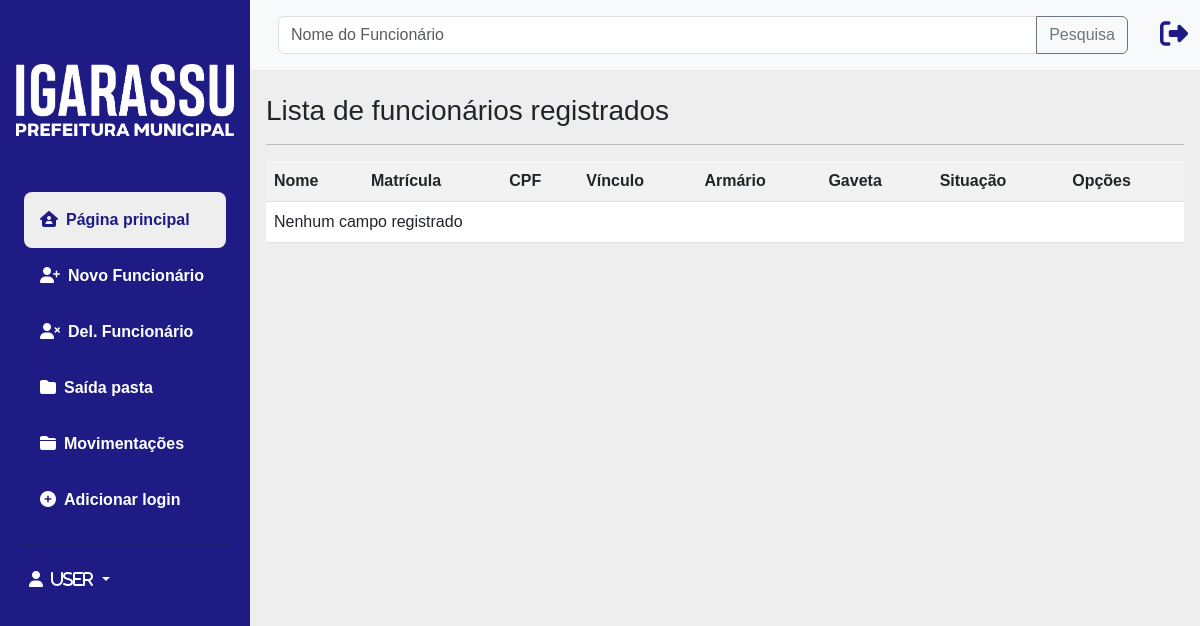
Before: /listar/funcionario/ with the older database file.
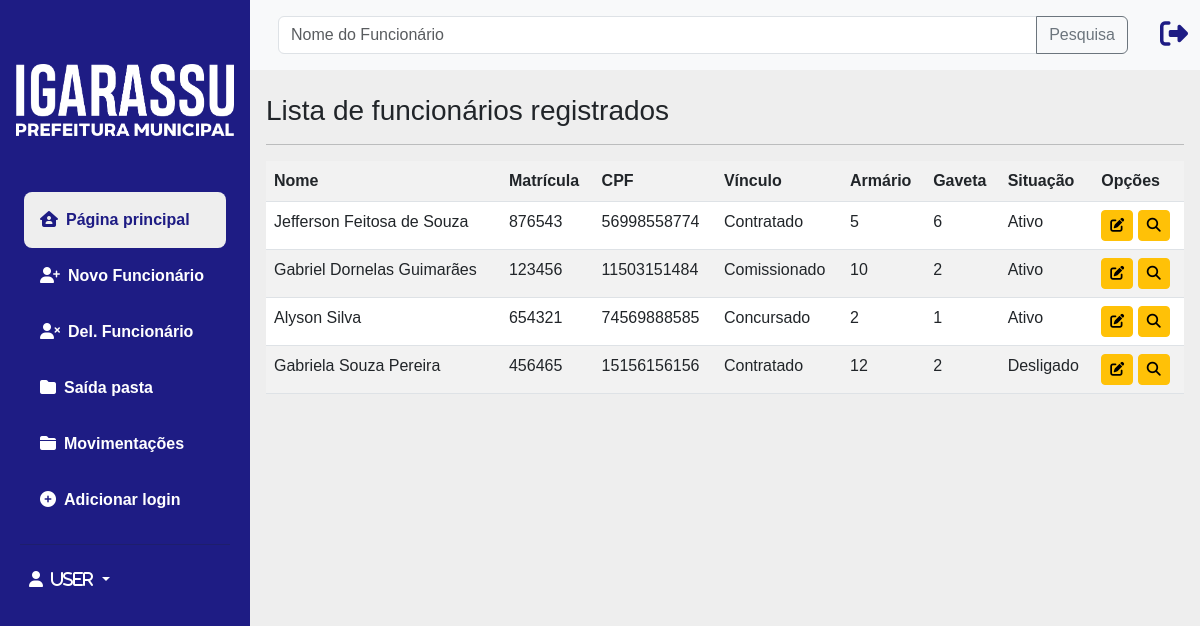
After: the same page with the newer database file.
### cadastros/models.py (models this page shows, shortened)
class Funcionario(models.Model):
    nome = models.CharField(max_length=50)
    matricula = models.CharField(max_length=6, verbose_name="Matrícula")
    cpf = models.IntegerField(verbose_name="CPF")
    vinculo = models.CharField(max_length=12, verbose_name="Vínculo")
    armario = models.IntegerField(verbose_name="Armário")
    gaveta = models.IntegerField(verbose_name="Gaveta")
    situacao = models.BooleanField(default=True)

### cadastros/views.py (the view)
# urls.py: path('listar/funcionario/', FuncionarioList.as_view(), name="listar-funcionario"),
class FuncionarioList(ListView):
    model = Funcionario
    template_name = 'cadastros/listas/index.html'

### cadastros/templates/cadastros/listas/index.html
{% extends 'paginas/modelo.html' %}
{% load static %}
{% block conteudo %}
<h3>Lista de funcionários registrados</h3>
<hr>
<div class="table-responsive">
    <table class="table table-striped">
        <tr>
            <th>Nome</th>
            <th>Matrícula</th>
            <th>CPF</th>
            <th>Vínculo</th>
            <th>Armário</th>
            <th>Gaveta</th>
            <th>Situação</th>
            <th>Opções</th>
        </tr>
        {% for funcionario in object_list %}
        <tr>
            <td>{{ funcionario.nome }}</td>
            <td>{{ funcionario.matricula }}</td>
            <td>{{ funcionario.cpf }}</td>
            <td>{{ funcionario.vinculo }}</td>
            <td>{{ funcionario.armario }}</td>
            <td>{{ funcionario.gaveta }}</td>
            <td>
                {% if funcionario.situacao %}
                    Ativo
                {% else %}
                    Desligado
                {% endif %}
            </td>
            <td>
                <a href="{% url 'editar-funcionario' funcionario.pk %}" class="btn btn-warning btn-sm" title="Editar"><i class="fa-solid fa-pen-to-square"></i></a>
                <a href="{% url 'excluir-funcionario' funcionario.pk %}" class="btn btn-warning btn-sm" title="Rastrear"><i class="fa-solid fa-magnifying-glass"></i></a>
            </td>
        </tr>
        {% empty %}
        <tr>
            <td colspan="8">Nenhum campo registrado</td>
        </tr>
        {% endfor %}
    </table>
</div>
{% endblock %}

### paginas/templates/paginas/modelo.html (shortened to what this page needs)
{% load static %}
<!DOCTYPE html>
<html lang="pt-br">
<head>
    <link
      href="https://cdn.jsdelivr.net/npm/bootstrap@5.3.0/dist/css/bootstrap.min.css"
      rel="stylesheet"
    />
    <link rel="stylesheet" href="{% static 'css/style.css' %}">
</head>
<body>
  <div class="main-container d-flex">
    <div class="sidebar" id="side-nav">
      <div class="header-box px-3 pt-3 pb-4">
          <h1 class="fs-4"><img src="{% static 'img/letreiro.png' %}" class="img-fluid pb-4 pt-4 mt-4 mb-4" alt="Home"></h1>
        <ul class="list-unstyled px-2">
          <li class="active"><a href="{% url 'listar-funcionario' %}" class="text-decoration-none px-3 py-3 d-block"><i class="fa-solid fa-house-user me-2"></i>Página principal</a></li>
          <li class=""><a href="{% url 'cadastrar-funcionario' %}" class="text-decoration-none px-3 py-3 d-block"><i class="fa-solid fa-user-plus me-2"></i>Novo Funcionário</a></li>
          <li class=""><a href="{% url 'listar-funcionario-delete' %}"class="text-decoration-none px-3 py-3 d-block"><i class="fa-solid fa-user-xmark me-2"></i>Del. Funcionário</a></li>
          <li class=""><a href="{% url 'cadastrar-movimentacao' %}" class="text-decoration-none px-3 py-3 d-block"><i class="fa-solid fa-folder me-2"></i>Saída pasta</a></li>
          <li class=""><a href="{% url 'listar-movimentacao' %}" class="text-decoration-none px-3 py-3 d-block"><i class="fa-solid fa-folder-closed me-2"></i>Movimentações</a></li>
          <li class=""><a href="#" class="text-decoration-none px-3 py-3 d-block"><i class="fa-solid fa-circle-plus me-2"></i>Adicionar login</a></li>
        </ul>
        <hr class="h-color mx-1">
        <div class="dropdown open">
          <button class="btn border-none dropdown-toggle text-white" type="button" id="triggerId" data-bs-toggle="dropdown" aria-haspopup="true"
              aria-expanded="false">
                <i class="fa fa-user"><span class="ms-2">User</span></i>
              </button>
        </div>
      </div>
    </div>
    <div class="content">
      {% block navbar %}
      <nav class="navbar-nav navbar-light bg-light">
        <div class="container">
          <div class="d-flex align-items-center">
            <div class="input-group mx-3 my-3">
              <input type="text" class="form-control" placeholder="Nome do Funcionário" aria-label="Recipient's username" aria-describedby="button-addon2">
              <button class="btn btn-outline-secondary" type="button" id="button-addon2">Pesquisa</button>
            </div>
            <ul class="navbar-nav ms-3">
              <li class="nav-item">
                <a class="nav-link" href="#"><i class="fa-solid fa-right-from-bracket fs-3"></i></a>
              </li>
            </ul>
          </div>
        </div>
      </nav>
      {% endblock %}
      <div class="dashboard-content px-3 pt-4">
        {% block conteudo %}{% endblock %}
      </div>
    </div>
  </div>
</body>
</html>

### static/css/style.css (style rules this page uses)
body { background: #eee; font-family: 'Poppins', sans-serif; }
#side-nav { background: #1e1c84; min-width: 250px; max-width: 250px; }
.content { min-height: 100vh; width: 100%; }
hr.h-color { background: #eee; }
.sidebar li.active { background: #eee; border-radius: 8px; }
.sidebar li.active a, .sidebar li.active a:hover { color: #1e1c84; }
.sidebar li a { color: #fff; font-weight: bold; }
.nav-link { color:#1e1c84; }

Changed rows visible on the page:
added Funcionario: nome "Jefferson Feitosa de Souza", matricula "876543", cpf "56998558774", vinculo "Contratado", armario "5", gaveta "6", situacao "Ativo"
added Funcionario: nome "Gabriel Dornelas Guimarães", matricula "123456", cpf "11503151484", vinculo "Comissionado", armario "10", gaveta "2", situacao "Ativo"
added Funcionario: nome "Alyson Silva", matricula "654321", cpf "74569888585", vinculo "Concursado", armario "2", gaveta "1", situacao "Ativo"
added Funcionario: nome "Gabriela Souza Pereira", matricula "456465", cpf "15156156156", vinculo "Contratado", armario "12", gaveta "2", situacao "Desligado"
Other visible differences:
text no longer shown: "Nenhum campo registrado"
